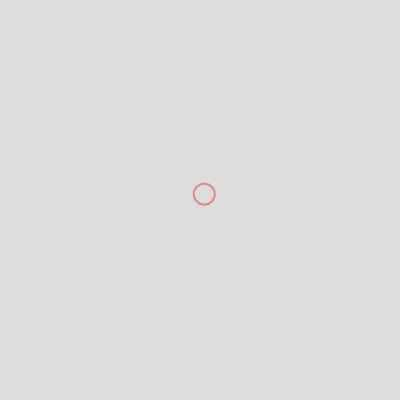
Frame 1 (no input)
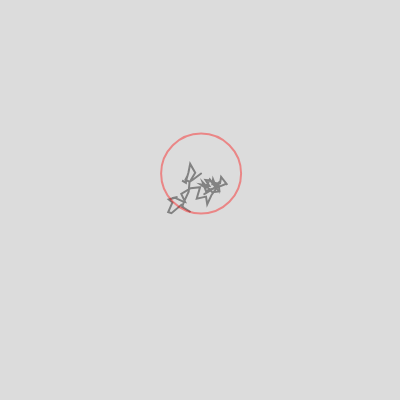
Frame 60 (no input)
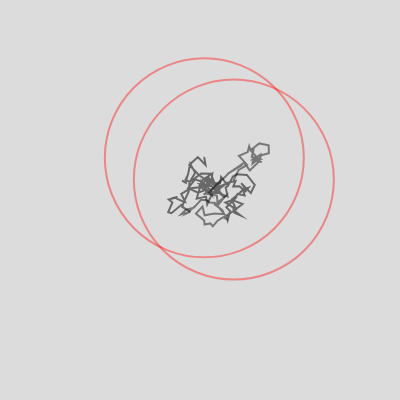
Frame 120 (the mouse pressed at the canvas centre since frame 60)

The p5.js sketch that drew these frames (run headless with seeded random() and noise() and a simulated clock; from frame 60 on, the mouse is pressed at the canvas centre):

// p5.js sketch
// ── sketch.js
let organisms = []; //declares empty array for "organisms" 
let radius = 10; // sets initial radius for organisms 
let decayRate = 0.01; //rate at which organism trail will decay (help from ChatGPT)
let decaySpeed = 0.1; // sets initial decay speed that decreases over time (help from ChatGPT)
let startTime; // variable stores the starting time of the organisms' lifespan (watched youtube tutorial)

function setup() {
  createCanvas(400, 400);
  startTime = millis(); //records starting time of the animation
  createOrganism(width / 2, height / 2); //creates initial organims in center of the canvas
}

function draw() {
  background(220);

  for (let organism of organisms) { //organism behavior update
    organism.update();
    organism.display();
  }
}

function createOrganism(x, y) { //creates new organism and adds it to the array
  let newOrganism = new Organism(x, y);
  organisms.push(newOrganism);
}

function mousePressed() { //creates new organism at location where mouse is pressed
  createOrganism(mouseX, mouseY); // Create a new organism at the mouse's current position
}

class Organism { //defines a class for the organisms (watched youtube tutorial)
  constructor(x, y) { //initializes the organisms
    this.x = x;
    this.y = y;
    this.history = [];
    this.isDone = false;
    this.startTime = millis();
  }

  update() {
    let currentTime = millis() - this.startTime; //(watched youtube tutorial)

    if (!this.isDone) {
      let xOffset = random(-10, 10);
      let yOffset = random(-10, 10);

      if (this.x + xOffset > 0 && this.x + xOffset < width && this.y + yOffset > 0 && this.y + yOffset < height) {
        this.x += xOffset;
        this.y += yOffset;

        let point = createVector(this.x, this.y);
        this.history.push(point);

        radius += 0.5;

        if (radius > 100) {
          radius = 10;
        }

        decaySpeed -= decayRate;

        if (currentTime >= 20000) {
          this.isDone = true;
        }
      }
    }
  }

  display() {
    stroke(0, 100 - decaySpeed * (millis() - this.startTime) * decayRate);
    strokeWeight(2);

    beginShape();
    for (let point of this.history) {
      vertex(point.x, point.y);
    }
    endShape();

    noFill();
    stroke(255, 0, 0, 100);
    ellipse(this.x, this.y, radius * 2);
  }
}
